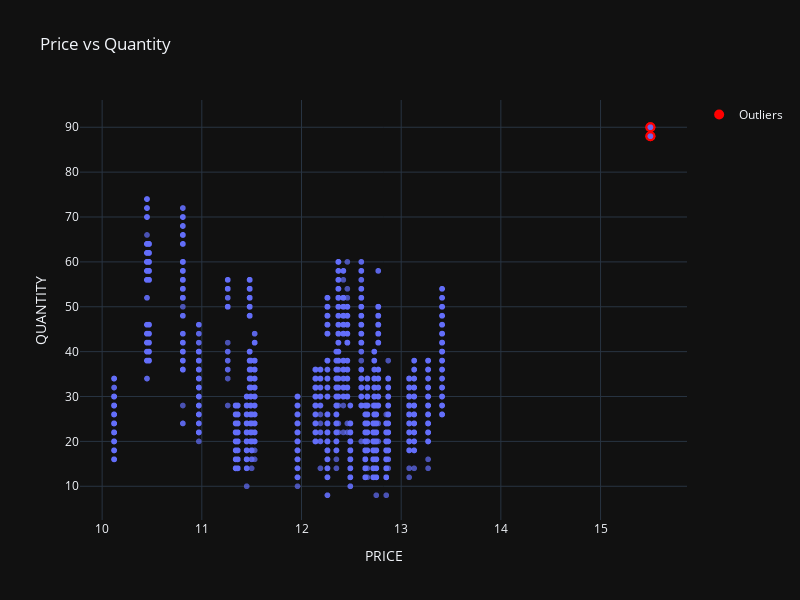

Notebook code for this chart:
### Markdown cell above
When we plot the results of our regression in a scatterplot for price and quantity, we see the general inverse relation as expected with higher  prices leading to lower quantities, but we have some data points that seem to break the rule.  For example, at a price of $15 (highlighted in red), demand is HIGHER than at a price of $10 which implies that a couple of days consumers were willing to buy more at $15 than they did when the price was $10.

See graph below

This could have happened because it was a special day of the year, which skewed demand higher irrespective of the higher price. This example, shows the need to account for other factors other than price (known as confounders) to truly be able to capture the effects of price changes in quantities sold.

### Code cell
highlight = dft[dft['PRICE'] == 15.50]

fig = px.scatter(dft, x='PRICE', y='QUANTITY', opacity=0.7, title="Price vs Quantity")
fig.add_scatter(x=highlight['PRICE'], y=highlight['QUANTITY'], mode='markers',
                marker=dict(color='red', size=10), name='Outliers')


fig.update_layout(width=800, height=600)
fig.show()

### Figure 1 — Plotly figure (JSON) as saved in the notebook; plotly's stock layout.template omitted (floating-point values rounded to 4 significant figures; data arrays with more than 128 entries replaced by an {"elided": "..."} marker saying what was removed)
{"data": [{"hovertemplate": "PRICE=%{x}<br>QUANTITY=%{y}<extra></extra>", "legendgroup": "", "marker": {"color": "#636efa", "opacity": 0.7, "symbol": "circle"}, "mode": "markers", "name": "", "showlegend": false, "type": "scattergl", "x": {"elided": "4065 float values"}, "xaxis": "x", "y": {"elided": "4065 int values"}, "yaxis": "y"}, {"marker": {"color": "red", "size": 10}, "mode": "markers", "name": "Outliers", "type": "scatter", "x": [15.5, 15.5, 15.5, 15.5], "y": [90, 90, 88, 88]}], "layout": {"height": 600, "legend": {"tracegroupgap": 0}, "title": {"text": "Price vs Quantity"}, "width": 800, "xaxis": {"anchor": "y", "domain": [0, 1], "title": {"text": "PRICE"}}, "yaxis": {"anchor": "x", "domain": [0, 1], "title": {"text": "QUANTITY"}}}}
